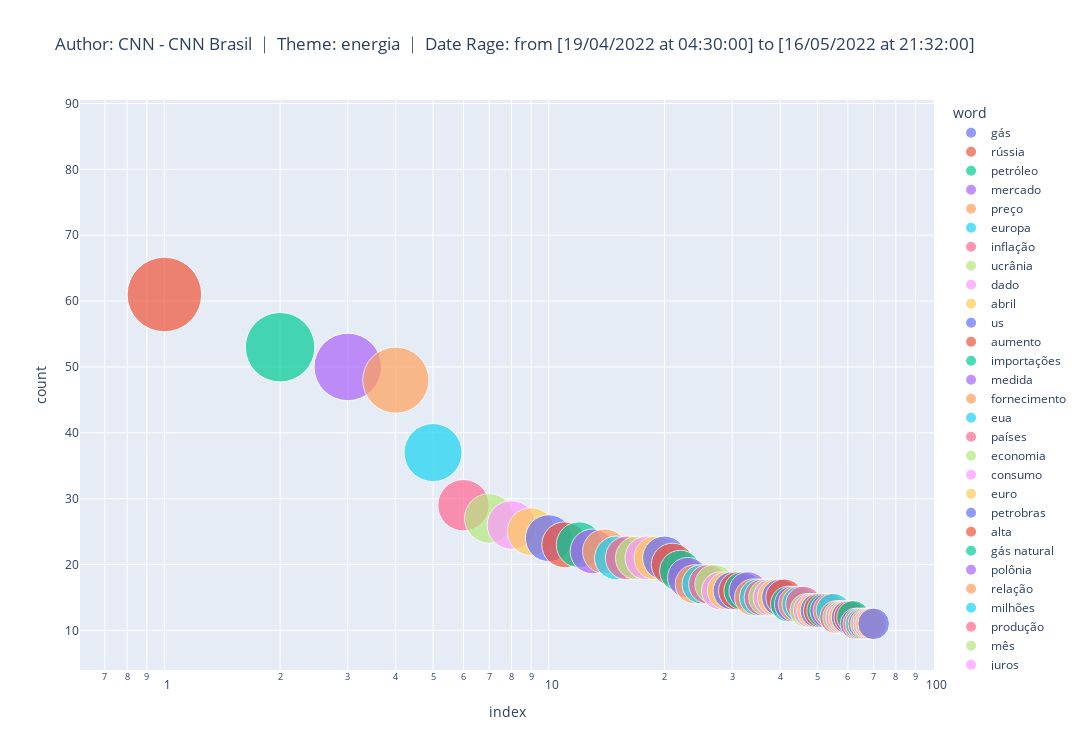

Here is the notebook cell this chart was saved with:
### Code cell
# iterative scatter analysis with wordcloud words

## creating a dataframe with the dictionary generated by the NLP algorithm
df2 = pd.DataFrame.from_dict(wordcloud_text, orient='index') # generating a dataframe from a dictionary
df2 = df2.rename(columns={0:'count'}) 
df2['word'] = df2.index
df2 = df2.reset_index(drop=True)
df2 = df2[['word','count']]

df2.sort_values(by = ['count'],ascending = False,inplace = True, ignore_index = True) # Sort values by descending

## generating a scatterplot from the plotfy library
fig = px.scatter(df2.query('count > 10'),
                y="count",
                size="count",
                color="word",
                hover_name="word",
                log_x=True,
                title = wordcloud_title,
                width=1500, 
                height=750,
                size_max=60)
fig.show()

plt.offline.plot(fig, filename = search_theme+'.html')

### Figure 1 — Plotly figure (JSON) as saved in the notebook; plotly's stock layout.template omitted (floating-point values rounded to 4 significant figures)
{"data": [{"hovertemplate": "<b>%{hovertext}</b><br><br>word=gás<br>index=%{x}<br>count=%{marker.size}<extra></extra>", "hovertext": ["gás"], "legendgroup": "gás", "marker": {"color": "#636efa", "size": [79], "sizemode": "area", "sizeref": 0.02194, "symbol": "circle"}, "mode": "markers", "name": "gás", "orientation": "v", "showlegend": true, "type": "scatter", "x": [0], "xaxis": "x", "y": [79], "yaxis": "y"}, {"hovertemplate": "<b>%{hovertext}</b><br><br>word=rússia<br>index=%{x}<br>count=%{marker.size}<extra></extra>", "hovertext": ["rússia"], "legendgroup": "rússia", "marker": {"color": "#EF553B", "size": [61], "sizemode": "area", "sizeref": 0.02194, "symbol": "circle"}, "mode": "markers", "name": "rússia", "orientation": "v", "showlegend": true, "type": "scatter", "x": [1], "xaxis": "x", "y": [61], "yaxis": "y"}, {"hovertemplate": "<b>%{hovertext}</b><br><br>word=petróleo<br>index=%{x}<br>count=%{marker.size}<extra></extra>", "hovertext": ["petróleo"], "legendgroup": "petróleo", "marker": {"color": "#00cc96", "size": [53], "sizemode": "area", "sizeref": 0.02194, "symbol": "circle"}, "mode": "markers", "name": "petróleo", "orientation": "v", "showlegend": true, "type": "scatter", "x": [2], "xaxis": "x", "y": [53], "yaxis": "y"}, {"hovertemplate": "<b>%{hovertext}</b><br><br>word=mercado<br>index=%{x}<br>count=%{marker.size}<extra></extra>", "hovertext": ["mercado"], "legendgroup": "mercado", "marker": {"color": "#ab63fa", "size": [50], "sizemode": "area", "sizeref": 0.02194, "symbol": "circle"}, "mode": "markers", "name": "mercado", "orientation": "v", "showlegend": true, "type": "scatter", "x": [3], "xaxis": "x", "y": [50], "yaxis": "y"}, {"hovertemplate": "<b>%{hovertext}</b><br><br>word=preço<br>index=%{x}<br>count=%{marker.size}<extra></extra>", "hovertext": ["preço"], "legendgroup": "preço", "marker": {"color": "#FFA15A", "size": [48], "sizemode": "area", "sizeref": 0.02194, "symbol": "circle"}, "mode": "markers", "name": "preço", "orientation": "v", "showlegend": true, "type": "scatter", "x": [4], "xaxis": "x", "y": [48], "yaxis": "y"}, {"hovertemplate": "<b>%{hovertext}</b><br><br>word=europa<br>index=%{x}<br>count=%{marker.size}<extra></extra>", "hovertext": ["europa"], "legendgroup": "europa", "marker": {"color": "#19d3f3", "size": [37], "sizemode": "area", "sizeref": 0.02194, "symbol": "circle"}, "mode": "markers", "name": "europa", "orientation": "v", "showlegend": true, "type": "scatter", "x": [5], "xaxis": "x", "y": [37], "yaxis": "y"}, {"hovertemplate": "<b>%{hovertext}</b><br><br>word=inflação<br>index=%{x}<br>count=%{marker.size}<extra></extra>", "hovertext": ["inflação"], "legendgroup": "inflação", "marker": {"color": "#FF6692", "size": [29], "sizemode": "area", "sizeref": 0.02194, "symbol": "circle"}, "mode": "markers", "name": "inflação", "orientation": "v", "showlegend": true, "type": "scatter", "x": [6], "xaxis": "x", "y": [29], "yaxis": "y"}, {"hovertemplate": "<b>%{hovertext}</b><br><br>word=ucrânia<br>index=%{x}<br>count=%{marker.size}<extra></extra>", "hovertext": ["ucrânia"], "legendgroup": "ucrânia", "marker": {"color": "#B6E880", "size": [27], "sizemode": "area", "sizeref": 0.02194, "symbol": "circle"}, "mode": "markers", "name": "ucrânia", "orientation": "v", "showlegend": true, "type": "scatter", "x": [7], "xaxis": "x", "y": [27], "yaxis": "y"}, {"hovertemplate": "<b>%{hovertext}</b><br><br>word=dado<br>index=%{x}<br>count=%{marker.size}<extra></extra>", "hovertext": ["dado"], "legendgroup": "dado", "marker": {"color": "#FF97FF", "size": [26], "sizemode": "area", "sizeref": 0.02194, "symbol": "circle"}, "mode": "markers", "name": "dado", "orientation": "v", "showlegend": true, "type": "scatter", "x": [8], "xaxis": "x", "y": [26], "yaxis": "y"}, {"hovertemplate": "<b>%{hovertext}</b><br><br>word=abril<br>index=%{x}<br>count=%{marker.size}<extra></extra>", "hovertext": ["abril"], "legendgroup": "abril", "marker": {"color": "#FECB52", "size": [25], "sizemode": "area", "sizeref": 0.02194, "symbol": "circle"}, "mode": "markers", "name": "abril", "orientation": "v", "showlegend": true, "type": "scatter", "x": [9], "xaxis": "x", "y": [25], "yaxis": "y"}, {"hovertemplate": "<b>%{hovertext}</b><br><br>word=us<br>index=%{x}<br>count=%{marker.size}<extra></extra>", "hovertext": ["us"], "legendgroup": "us", "marker": {"color": "#636efa", "size": [24], "sizemode": "area", "sizeref": 0.02194, "symbol": "circle"}, "mode": "markers", "name": "us", "orientation": "v", "showlegend": true, "type": "scatter", "x": [10], "xaxis": "x", "y": [24], "yaxis": "y"}, {"hovertemplate": "<b>%{hovertext}</b><br><br>word=aumento<br>index=%{x}<br>count=%{marker.size}<extra></extra>", "hovertext": ["aumento"], "legendgroup": "aumento", "marker": {"color": "#EF553B", "size": [23], "sizemode": "area", "sizeref": 0.02194, "symbol": "circle"}, "mode": "markers", "name": "aumento", "orientation": "v", "showlegend": true, "type": "scatter", "x": [11], "xaxis": "x", "y": [23], "yaxis": "y"}, {"hovertemplate": "<b>%{hovertext}</b><br><br>word=importações<br>index=%{x}<br>count=%{marker.size}<extra></extra>", "hovertext": ["importações"], "legendgroup": "importações", "marker": {"color": "#00cc96", "size": [23], "sizemode": "area", "sizeref": 0.02194, "symbol": "circle"}, "mode": "markers", "name": "importações", "orientation": "v", "showlegend": true, "type": "scatter", "x": [12], "xaxis": "x", "y": [23], "yaxis": "y"}, {"hovertemplate": "<b>%{hovertext}</b><br><br>word=medida<br>index=%{x}<br>count=%{marker.size}<extra></extra>", "hovertext": ["medida"], "legendgroup": "medida", "marker": {"color": "#ab63fa", "size": [22], "sizemode": "area", "sizeref": 0.02194, "symbol": "circle"}, "mode": "markers", "name": "medida", "orientation": "v", "showlegend": true, "type": "scatter", "x": [13], "xaxis": "x", "y": [22], "yaxis": "y"}, {"hovertemplate": "<b>%{hovertext}</b><br><br>word=fornecimento<br>index=%{x}<br>count=%{marker.size}<extra></extra>", "hovertext": ["fornecimento"], "legendgroup": "fornecimento", "marker": {"color": "#FFA15A", "size": [22], "sizemode": "area", "sizeref": 0.02194, "symbol": "circle"}, "mode": "markers", "name": "fornecimento", "orientation": "v", "showlegend": true, "type": "scatter", "x": [14], "xaxis": "x", "y": [22], "yaxis": "y"}, {"hovertemplate": "<b>%{hovertext}</b><br><br>word=eua<br>index=%{x}<br>count=%{marker.size}<extra></extra>", "hovertext": ["eua"], "legendgroup": "eua", "marker": {"color": "#19d3f3", "size": [21], "sizemode": "area", "sizeref": 0.02194, "symbol": "circle"}, "mode": "markers", "name": "eua", "orientation": "v", "showlegend": true, "type": "scatter", "x": [15], "xaxis": "x", "y": [21], "yaxis": "y"}, {"hovertemplate": "<b>%{hovertext}</b><br><br>word=países<br>index=%{x}<br>count=%{marker.size}<extra></extra>", "hovertext": ["países"], "legendgroup": "países", "marker": {"color": "#FF6692", "size": [21], "sizemode": "area", "sizeref": 0.02194, "symbol": "circle"}, "mode": "markers", "name": "países", "orientation": "v", "showlegend": true, "type": "scatter", "x": [16], "xaxis": "x", "y": [21], "yaxis": "y"}, {"hovertemplate": "<b>%{hovertext}</b><br><br>word=economia<br>index=%{x}<br>count=%{marker.size}<extra></extra>", "hovertext": ["economia"], "legendgroup": "economia", "marker": {"color": "#B6E880", "size": [21], "sizemode": "area", "sizeref": 0.02194, "symbol": "circle"}, "mode": "markers", "name": "economia", "orientation": "v", "showlegend": true, "type": "scatter", "x": [17], "xaxis": "x", "y": [21], "yaxis": "y"}, {"hovertemplate": "<b>%{hovertext}</b><br><br>word=consumo<br>index=%{x}<br>count=%{marker.size}<extra></extra>", "hovertext": ["consumo"], "legendgroup": "consumo", "marker": {"color": "#FF97FF", "size": [21], "sizemode": "area", "sizeref": 0.02194, "symbol": "circle"}, "mode": "markers", "name": "consumo", "orientation": "v", "showlegend": true, "type": "scatter", "x": [18], "xaxis": "x", "y": [21], "yaxis": "y"}, {"hovertemplate": "<b>%{hovertext}</b><br><br>word=euro<br>index=%{x}<br>count=%{marker.size}<extra></extra>", "hovertext": ["euro"], "legendgroup": "euro", "marker": {"color": "#FECB52", "size": [21], "sizemode": "area", "sizeref": 0.02194, "symbol": "circle"}, "mode": "markers", "name": "euro", "orientation": "v", "showlegend": true, "type": "scatter", "x": [19], "xaxis": "x", "y": [21], "yaxis": "y"}, {"hovertemplate": "<b>%{hovertext}</b><br><br>word=petrobras<br>index=%{x}<br>count=%{marker.size}<extra></extra>", "hovertext": ["petrobras"], "legendgroup": "petrobras", "marker": {"color": "#636efa", "size": [21], "sizemode": "area", "sizeref": 0.02194, "symbol": "circle"}, "mode": "markers", "name": "petrobras", "orientation": "v", "showlegend": true, "type": "scatter", "x": [20], "xaxis": "x", "y": [21], "yaxis": "y"}, {"hovertemplate": "<b>%{hovertext}</b><br><br>word=alta<br>index=%{x}<br>count=%{marker.size}<extra></extra>", "hovertext": ["alta"], "legendgroup": "alta", "marker": {"color": "#EF553B", "size": [20], "sizemode": "area", "sizeref": 0.02194, "symbol": "circle"}, "mode": "markers", "name": "alta", "orientation": "v", "showlegend": true, "type": "scatter", "x": [21], "xaxis": "x", "y": [20], "yaxis": "y"}, {"hovertemplate": "<b>%{hovertext}</b><br><br>word=gás natural<br>index=%{x}<br>count=%{marker.size}<extra></extra>", "hovertext": ["gás natural"], "legendgroup": "gás natural", "marker": {"color": "#00cc96", "size": [19], "sizemode": "area", "sizeref": 0.02194, "symbol": "circle"}, "mode": "markers", "name": "gás natural", "orientation": "v", "showlegend": true, "type": "scatter", "x": [22], "xaxis": "x", "y": [19], "yaxis": "y"}, {"hovertemplate": "<b>%{hovertext}</b><br><br>word=polônia<br>index=%{x}<br>count=%{marker.size}<extra></extra>", "hovertext": ["polônia"], "legendgroup": "polônia", "marker": {"color": "#ab63fa", "size": [18], "sizemode": "area", "sizeref": 0.02194, "symbol": "circle"}, "mode": "markers", "name": "polônia", "orientation": "v", "showlegend": true, "type": "scatter", "x": [23], "xaxis": "x", "y": [18], "yaxis": "y"}, {"hovertemplate": "<b>%{hovertext}</b><br><br>word=relação<br>index=%{x}<br>count=%{marker.size}<extra></extra>", "hovertext": ["relação"], "legendgroup": "relação", "marker": {"color": "#FFA15A", "size": [17], "sizemode": "area", "sizeref": 0.02194, "symbol": "circle"}, "mode": "markers", "name": "relação", "orientation": "v", "showlegend": true, "type": "scatter", "x": [24], "xaxis": "x", "y": [17], "yaxis": "y"}, {"hovertemplate": "<b>%{hovertext}</b><br><br>word=milhões<br>index=%{x}<br>count=%{marker.size}<extra></extra>", "hovertext": ["milhões"], "legendgroup": "milhões", "marker": {"color": "#19d3f3", "size": [17], "sizemode": "area", "sizeref": 0.02194, "symbol": "circle"}, "mode": "markers", "name": "milhões", "orientation": "v", "showlegend": true, "type": "scatter", "x": [25], "xaxis": "x", "y": [17], "yaxis": "y"}, {"hovertemplate": "<b>%{hovertext}</b><br><br>word=produção<br>index=%{x}<br>count=%{marker.size}<extra></extra>", "hovertext": ["produção"], "legendgroup": "produção", "marker": {"color": "#FF6692", "size": [17], "sizemode": "area", "sizeref": 0.02194, "symbol": "circle"}, "mode": "markers", "name": "produção", "orientation": "v", "showlegend": true, "type": "scatter", "x": [26], "xaxis": "x", "y": [17], "yaxis": "y"}, {"hovertemplate": "<b>%{hovertext}</b><br><br>word=mês<br>index=%{x}<br>count=%{marker.size}<extra></extra>", "hovertext": ["mês"], "legendgroup": "mês", "marker": {"color": "#B6E880", "size": [17], "sizemode": "area", "sizeref": 0.02194, "symbol": "circle"}, "mode": "markers", "name": "mês", "orientation": "v", "showlegend": true, "type": "scatter", "x": [27], "xaxis": "x", "y": [17], "yaxis": "y"}, {"hovertemplate": "<b>%{hovertext}</b><br><br>word=juros<br>index=%{x}<br>count=%{marker.size}<extra></extra>", "hovertext": ["juros"], "legendgroup": "juros", "marker": {"color": "#FF97FF", "size": [16], "sizemode": "area", "sizeref": 0.02194, "symbol": "circle"}, "mode": "markers", "name": "juros", "orientation": "v", "showlegend": true, "type": "scatter", "x": [28], "xaxis": "x", "y": [16], "yaxis": "y"}, {"hovertemplate": "<b>%{hovertext}</b><br><br>word=governo<br>index=%{x}<br>count=%{marker.size}<extra></extra>", "hovertext": ["governo"], "legendgroup": "governo", "marker": {"color": "#FECB52", "size": [16], "sizemode": "area", "sizeref": 0.02194, "symbol": "circle"}, "mode": "markers", "name": "governo", "orientation": "v", "showlegend": true, "type": "scatter", "x": [29], "xaxis": "x", "y": [16], "yaxis": "y"}, {"hovertemplate": "<b>%{hovertext}</b><br><br>word=crescimento<br>index=%{x}<br>count=%{marker.size}<extra></extra>", "hovertext": ["crescimento"], "legendgroup": "crescimento", "marker": {"color": "#636efa", "size": [16], "sizemode": "area", "sizeref": 0.02194, "symbol": "circle"}, "mode": "markers", "name": "crescimento", "orientation": "v", "showlegend": true, "type": "scatter", "x": [30], "xaxis": "x", "y": [16], "yaxis": "y"}, {"hovertemplate": "<b>%{hovertext}</b><br><br>word=março<br>index=%{x}<br>count=%{marker.size}<extra></extra>", "hovertext": ["março"], "legendgroup": "março", "marker": {"color": "#EF553B", "size": [16], "sizemode": "area", "sizeref": 0.02194, "symbol": "circle"}, "mode": "markers", "name": "março", "orientation": "v", "showlegend": true, "type": "scatter", "x": [31], "xaxis": "x", "y": [16], "yaxis": "y"}, {"hovertemplate": "<b>%{hovertext}</b><br><br>word=índia<br>index=%{x}<br>count=%{marker.size}<extra></extra>", "hovertext": ["índia"], "legendgroup": "índia", "marker": {"color": "#00cc96", "size": [16], "sizemode": "area", "sizeref": 0.02194, "symbol": "circle"}, "mode": "markers", "name": "índia", "orientation": "v", "showlegend": true, "type": "scatter", "x": [32], "xaxis": "x", "y": [16], "yaxis": "y"}, {"hovertemplate": "<b>%{hovertext}</b><br><br>word=reajuste<br>index=%{x}<br>count=%{marker.size}<extra></extra>", "hovertext": ["reajuste"], "legendgroup": "reajuste", "marker": {"color": "#ab63fa", "size": [16], "sizemode": "area", "sizeref": 0.02194, "symbol": "circle"}, "mode": "markers", "name": "reajuste", "orientation": "v", "showlegend": true, "type": "scatter", "x": [33], "xaxis": "x", "y": [16], "yaxis": "y"}, {"hovertemplate": "<b>%{hovertext}</b><br><br>word=maio<br>index=%{x}<br>count=%{marker.size}<extra></extra>", "hovertext": ["maio"], "legendgroup": "maio", "marker": {"color": "#FFA15A", "size": [15], "sizemode": "area", "sizeref": 0.02194, "symbol": "circle"}, "mode": "markers", "name": "maio", "orientation": "v", "showlegend": true, "type": "scatter", "x": [34], "xaxis": "x", "y": [15], "yaxis": "y"}, {"hovertemplate": "<b>%{hovertext}</b><br><br>word=recorde<br>index=%{x}<br>count=%{marker.size}<extra></extra>", "hovertext": ["recorde"], "legendgroup": "recorde", "marker": {"color": "#19d3f3", "size": [15], "sizemode": "area", "sizeref": 0.02194, "symbol": "circle"}, "mode": "markers", "name": "recorde", "orientation": "v", "showlegend": true, "type": "scatter", "x": [35], "xaxis": "x", "y": [15], "yaxis": "y"}, {"hovertemplate": "<b>%{hovertext}</b><br><br>word=russa<br>index=%{x}<br>count=%{marker.size}<extra></extra>", "hovertext": ["russa"], "legendgroup": "russa", "marker": {"color": "#FF6692", "size": [15], "sizemode": "area", "sizeref": 0.02194, "symbol": "circle"}, "mode": "markers", "name": "russa", "orientation": "v", "showlegend": true, "type": "scatter", "x": [36], "xaxis": "x", "y": [15], "yaxis": "y"}, {"hovertemplate": "<b>%{hovertext}</b><br><br>word=guerra<br>index=%{x}<br>count=%{marker.size}<extra></extra>", "hovertext": ["guerra"], "legendgroup": "guerra", "marker": {"color": "#B6E880", "size": [15], "sizemode": "area", "sizeref": 0.02194, "symbol": "circle"}, "mode": "markers", "name": "guerra", "orientation": "v", "showlegend": true, "type": "scatter", "x": [37], "xaxis": "x", "y": [15], "yaxis": "y"}, {"hovertemplate": "<b>%{hovertext}</b><br><br>word=ue<br>index=%{x}<br>count=%{marker.size}<extra></extra>", "hovertext": ["ue"], "legendgroup": "ue", "marker": {"color": "#FF97FF", "size": [15], "sizemode": "area", "sizeref": 0.02194, "symbol": "circle"}, "mode": "markers", "name": "ue", "orientation": "v", "showlegend": true, "type": "scatter", "x": [38], "xaxis": "x", "y": [15], "yaxis": "y"}, {"hovertemplate": "<b>%{hovertext}</b><br><br>word=fluxo<br>index=%{x}<br>count=%{marker.size}<extra></extra>", "hovertext": ["fluxo"], "legendgroup": "fluxo", "marker": {"color": "#FECB52", "size": [15], "sizemode": "area", "sizeref": 0.02194, "symbol": "circle"}, "mode": "markers", "name": "fluxo", "orientation": "v", "showlegend": true, "type": "scatter", "x": [39], "xaxis": "x", "y": [15], "yaxis": "y"}, {"hovertemplate": "<b>%{hovertext}</b><br><br>word=outro<br>index=%{x}<br>count=%{marker.size}<extra></extra>", "hovertext": ["outro"], "legendgroup": "outro", "marker": {"color": "#636efa", "size": [15], "sizemode": "area", "sizeref": 0.02194, "symbol": "circle"}, "mode": "markers", "name": "outro", "orientation": "v", "showlegend": true, "type": "scatter", "x": [40], "xaxis": "x", "y": [15], "yaxis": "y"}, {"hovertemplate": "<b>%{hovertext}</b><br><br>word=analista<br>index=%{x}<br>count=%{marker.size}<extra></extra>", "hovertext": ["analista"], "legendgroup": "analista", "marker": {"color": "#EF553B", "size": [15], "sizemode": "area", "sizeref": 0.02194, "symbol": "circle"}, "mode": "markers", "name": "analista", "orientation": "v", "showlegend": true, "type": "scatter", "x": [41], "xaxis": "x", "y": [15], "yaxis": "y"}, {"hovertemplate": "<b>%{hovertext}</b><br><br>word=ministério<br>index=%{x}<br>count=%{marker.size}<extra></extra>", "hovertext": ["ministério"], "legendgroup": "ministério", "marker": {"color": "#00cc96", "size": [14], "sizemode": "area", "sizeref": 0.02194, "symbol": "circle"}, "mode": "markers", "name": "ministério", "orientation": "v", "showlegend": true, "type": "scatter", "x": [42], "xaxis": "x", "y": [14], "yaxis": "y"}, {"hovertemplate": "<b>%{hovertext}</b><br><br>word=contrato<br>index=%{x}<br>count=%{marker.size}<extra></extra>", "hovertext": ["contrato"], "legendgroup": "contrato", "marker": {"color": "#ab63fa", "size": [14], "sizemode": "area", "sizeref": 0.02194, "symbol": "circle"}, "mode": "markers", "name": "contrato", "orientation": "v", "showlegend": true, "type": "scatter", "x": [43], "xaxis": "x", "y": [14], "yaxis": "y"}, {"hovertemplate": "<b>%{hovertext}</b><br><br>word=calor<br>index=%{x}<br>count=%{marker.size}<extra></extra>", "hovertext": ["calor"], "legendgroup": "calor", "marker": {"color": "#FFA15A", "size": [14], "sizemode": "area", "sizeref": 0.02194, "symbol": "circle"}, "mode": "markers", "name": "calor", "orientation": "v", "showlegend": true, "type": "scatter", "x": [44], "xaxis": "x", "y": [14], "yaxis": "y"}, {"hovertemplate": "<b>%{hovertext}</b><br><br>word=fim<br>index=%{x}<br>count=%{marker.size}<extra></extra>", "hovertext": ["fim"], "legendgroup": "fim", "marker": {"color": "#19d3f3", "size": [14], "sizemode": "area", "sizeref": 0.02194, "symbol": "circle"}, "mode": "markers", "name": "fim", "orientation": "v", "showlegend": true, "type": "scatter", "x": [45], "xaxis": "x", "y": [14], "yaxis": "y"}, {"hovertemplate": "<b>%{hovertext}</b><br><br>word=ministro<br>index=%{x}<br>count=%{marker.size}<extra></extra>", "hovertext": ["ministro"], "legendgroup": "ministro", "marker": {"color": "#FF6692", "size": [14], "sizemode": "area", "sizeref": 0.02194, "symbol": "circle"}, "mode": "markers", "name": "ministro", "orientation": "v", "showlegend": true, "type": "scatter", "x": [46], "xaxis": "x", "y": [14], "yaxis": "y"}, {"hovertemplate": "<b>%{hovertext}</b><br><br>word=alemanha<br>index=%{x}<br>count=%{marker.size}<extra></extra>", "hovertext": ["alemanha"], "legendgroup": "alemanha", "marker": {"color": "#B6E880", "size": [13], "sizemode": "area", "sizeref": 0.02194, "symbol": "circle"}, "mode": "markers", "name": "alemanha", "orientation": "v", "showlegend": true, "type": "scatter", "x": [47], "xaxis": "x", "y": [13], "yaxis": "y"}, {"hovertemplate": "<b>%{hovertext}</b><br><br>word=final<br>index=%{x}<br>count=%{marker.size}<extra></extra>", "hovertext": ["final"], "legendgroup": "final", "marker": {"color": "#FF97FF", "size": [13], "sizemode": "area", "sizeref": 0.02194, "symbol": "circle"}, "mode": "markers", "name": "final", "orientation": "v", "showlegend": true, "type": "scatter", "x": [48], "xaxis": "x", "y": [13], "yaxis": "y"}, {"hovertemplate": "<b>%{hovertext}</b><br><br>word=receita<br>index=%{x}<br>count=%{marker.size}<extra></extra>", "hovertext": ["receita"], "legendgroup": "receita", "marker": {"color": "#FECB52", "size": [13], "sizemode": "area", "sizeref": 0.02194, "symbol": "circle"}, "mode": "markers", "name": "receita", "orientation": "v", "showlegend": true, "type": "scatter", "x": [49], "xaxis": "x", "y": [13], "yaxis": "y"}, {"hovertemplate": "<b>%{hovertext}</b><br><br>word=meses<br>index=%{x}<br>count=%{marker.size}<extra></extra>", "hovertext": ["meses"], "legendgroup": "meses", "marker": {"color": "#636efa", "size": [13], "sizemode": "area", "sizeref": 0.02194, "symbol": "circle"}, "mode": "markers", "name": "meses", "orientation": "v", "showlegend": true, "type": "scatter", "x": [50], "xaxis": "x", "y": [13], "yaxis": "y"}, {"hovertemplate": "<b>%{hovertext}</b><br><br>word=união europeia<br>index=%{x}<br>count=%{marker.size}<extra></extra>", "hovertext": ["união europeia"], "legendgroup": "união europeia", "marker": {"color": "#EF553B", "size": [13], "sizemode": "area", "sizeref": 0.02194, "symbol": "circle"}, "mode": "markers", "name": "união europeia", "orientation": "v", "showlegend": true, "type": "scatter", "x": [51], "xaxis": "x", "y": [13], "yaxis": "y"}, {"hovertemplate": "<b>%{hovertext}</b><br><br>word=conta<br>index=%{x}<br>count=%{marker.size}<extra></extra>", "hovertext": ["conta"], "legendgroup": "conta", "marker": {"color": "#00cc96", "size": [13], "sizemode": "area", "sizeref": 0.02194, "symbol": "circle"}, "mode": "markers", "name": "conta", "orientation": "v", "showlegend": true, "type": "scatter", "x": [52], "xaxis": "x", "y": [13], "yaxis": "y"}, {"hovertemplate": "<b>%{hovertext}</b><br><br>word=norte<br>index=%{x}<br>count=%{marker.size}<extra></extra>", "hovertext": ["norte"], "legendgroup": "norte", "marker": {"color": "#ab63fa", "size": [13], "sizemode": "area", "sizeref": 0.02194, "symbol": "circle"}, "mode": "markers", "name": "norte", "orientation": "v", "showlegend": true, "type": "scatter", "x": [53], "xaxis": "x", "y": [13], "yaxis": "y"}, {"hovertemplate": "<b>%{hovertext}</b><br><br>word=novo<br>index=%{x}<br>count=%{marker.size}<extra></extra>", "hovertext": ["novo"], "legendgroup": "novo", "marker": {"color": "#FFA15A", "size": [13], "sizemode": "area", "sizeref": 0.02194, "symbol": "circle"}, "mode": "markers", "name": "novo", "orientation": "v", "showlegend": true, "type": "scatter", "x": [54], "xaxis": "x", "y": [13], "yaxis": "y"}, {"hovertemplate": "<b>%{hovertext}</b><br><br>word=impacto<br>index=%{x}<br>count=%{marker.size}<extra></extra>", "hovertext": ["impacto"], "legendgroup": "impacto", "marker": {"color": "#19d3f3", "size": [13], "sizemode": "area", "sizeref": 0.02194, "symbol": "circle"}, "mode": "markers", "name": "impacto", "orientation": "v", "showlegend": true, "type": "scatter", "x": [55], "xaxis": "x", "y": [13], "yaxis": "y"}, {"hovertemplate": "<b>%{hovertext}</b><br><br>word=distribuidoras<br>index=%{x}<br>count=%{marker.size}<extra></extra>", "hovertext": ["distribuidoras"], "legendgroup": "distribuidoras", "marker": {"color": "#FF6692", "size": [12], "sizemode": "area", "sizeref": 0.02194, "symbol": "circle"}, "mode": "markers", "name": "distribuidoras", "orientation": "v", "showlegend": true, "type": "scatter", "x": [56], "xaxis": "x", "y": [12], "yaxis": "y"}, {"hovertemplate": "<b>%{hovertext}</b><br><br>word=gazprom<br>index=%{x}<br>count=%{marker.size}<extra></extra>", "hovertext": ["gazprom"], "legendgroup": "gazprom", "marker": {"color": "#B6E880", "size": [12], "sizemode": "area", "sizeref": 0.02194, "symbol": "circle"}, "mode": "markers", "name": "gazprom", "orientation": "v", "showlegend": true, "type": "scatter", "x": [57], "xaxis": "x", "y": [12], "yaxis": "y"}, {"hovertemplate": "<b>%{hovertext}</b><br><br>word=parte<br>index=%{x}<br>count=%{marker.size}<extra></extra>", "hovertext": ["parte"], "legendgroup": "parte", "marker": {"color": "#FF97FF", "size": [12], "sizemode": "area", "sizeref": 0.02194, "symbol": "circle"}, "mode": "markers", "name": "parte", "orientation": "v", "showlegend": true, "type": "scatter", "x": [58], "xaxis": "x", "y": [12], "yaxis": "y"}, {"hovertemplate": "<b>%{hovertext}</b><br><br>word=sanções<br>index=%{x}<br>count=%{marker.size}<extra></extra>", "hovertext": ["sanções"], "legendgroup": "sanções", "marker": {"color": "#FECB52", "size": [12], "sizemode": "area", "sizeref": 0.02194, "symbol": "circle"}, "mode": "markers", "name": "sanções", "orientation": "v", "showlegend": true, "type": "scatter", "x": [59], "xaxis": "x", "y": [12], "yaxis": "y"}, {"hovertemplate": "<b>%{hovertext}</b><br><br>word=eletrobras<br>index=%{x}<br>count=%{marker.size}<extra></extra>", "hovertext": ["eletrobras"], "legendgroup": "eletrobras", "marker": {"color": "#636efa", "size": [12], "sizemode": "area", "sizeref": 0.02194, "symbol": "circle"}, "mode": "markers", "name": "eletrobras", "orientation": "v", "showlegend": true, "type": "scatter", "x": [60], "xaxis": "x", "y": [12], "yaxis": "y"}, {"hovertemplate": "<b>%{hovertext}</b><br><br>word=invasão<br>index=%{x}<br>count=%{marker.size}<extra></extra>", "hovertext": ["invasão"], "legendgroup": "invasão", "marker": {"color": "#EF553B", "size": [12], "sizemode": "area", "sizeref": 0.02194, "symbol": "circle"}, "mode": "markers", "name": "invasão", "orientation": "v", "showlegend": true, "type": "scatter", "x": [61], "xaxis": "x", "y": [12], "yaxis": "y"}, {"hovertemplate": "<b>%{hovertext}</b><br><br>word=bloco<br>index=%{x}<br>count=%{marker.size}<extra></extra>", "hovertext": ["bloco"], "legendgroup": "bloco", "marker": {"color": "#00cc96", "size": [12], "sizemode": "area", "sizeref": 0.02194, "symbol": "circle"}, "mode": "markers", "name": "bloco", "orientation": "v", "showlegend": true, "type": "scatter", "x": [62], "xaxis": "x", "y": [12], "yaxis": "y"}, {"hovertemplate": "<b>%{hovertext}</b><br><br>word=espera<br>index=%{x}<br>count=%{marker.size}<extra></extra>", "hovertext": ["espera"], "legendgroup": "espera", "marker": {"color": "#ab63fa", "size": [11], "sizemode": "area", "sizeref": 0.02194, "symbol": "circle"}, "mode": "markers", "name": "espera", "orientation": "v", "showlegend": true, "type": "scatter", "x": [63], "xaxis": "x", "y": [11], "yaxis": "y"}, {"hovertemplate": "<b>%{hovertext}</b><br><br>word=bens<br>index=%{x}<br>count=%{marker.size}<extra></extra>", "hovertext": ["bens"], "legendgroup": "bens", "marker": {"color": "#FFA15A", "size": [11], "sizemode": "area", "sizeref": 0.02194, "symbol": "circle"}, "mode": "markers", "name": "bens", "orientation": "v", "showlegend": true, "type": "scatter", "x": [64], "xaxis": "x", "y": [11], "yaxis": "y"}, {"hovertemplate": "<b>%{hovertext}</b><br><br>word=consumidores<br>index=%{x}<br>count=%{marker.size}<extra></extra>", "hovertext": ["consumidores"], "legendgroup": "consumidores", "marker": {"color": "#19d3f3", "size": [11], "sizemode": "area", "sizeref": 0.02194, "symbol": "circle"}, "mode": "markers", "name": "consumidores", "orientation": "v", "showlegend": true, "type": "scatter", "x": [65], "xaxis": "x", "y": [11], "yaxis": "y"}, {"hovertemplate": "<b>%{hovertext}</b><br><br>word=barris<br>index=%{x}<br>count=%{marker.size}<extra></extra>", "hovertext": ["barris"], "legendgroup": "barris", "marker": {"color": "#FF6692", "size": [11], "sizemode": "area", "sizeref": 0.02194, "symbol": "circle"}, "mode": "markers", "name": "barris", "orientation": "v", "showlegend": true, "type": "scatter", "x": [66], "xaxis": "x", "y": [11], "yaxis": "y"}, {"hovertemplate": "<b>%{hovertext}</b><br><br>word=eurostat<br>index=%{x}<br>count=%{marker.size}<extra></extra>", "hovertext": ["eurostat"], "legendgroup": "eurostat", "marker": {"color": "#B6E880", "size": [11], "sizemode": "area", "sizeref": 0.02194, "symbol": "circle"}, "mode": "markers", "name": "eurostat", "orientation": "v", "showlegend": true, "type": "scatter", "x": [67], "xaxis": "x", "y": [11], "yaxis": "y"}, {"hovertemplate": "<b>%{hovertext}</b><br><br>word=bulgária<br>index=%{x}<br>count=%{marker.size}<extra></extra>", "hovertext": ["bulgária"], "legendgroup": "bulgária", "marker": {"color": "#FF97FF", "size": [11], "sizemode": "area", "sizeref": 0.02194, "symbol": "circle"}, "mode": "markers", "name": "bulgária", "orientation": "v", "showlegend": true, "type": "scatter", "x": [68], "xaxis": "x", "y": [11], "yaxis": "y"}, {"hovertemplate": "<b>%{hovertext}</b><br><br>word=necessidade<br>index=%{x}<br>count=%{marker.size}<extra></extra>", "hovertext": ["necessidade"], "legendgroup": "necessidade", "marker": {"color": "#FECB52", "size": [11], "sizemode": "area", "sizeref": 0.02194, "symbol": "circle"}, "mode": "markers", "name": "necessidade", "orientation": "v", "showlegend": true, "type": "scatter", "x": [69], "xaxis": "x", "y": [11], "yaxis": "y"}, {"hovertemplate": "<b>%{hovertext}</b><br><br>word=energética<br>index=%{x}<br>count=%{marker.size}<extra></extra>", "hovertext": ["energética"], "legendgroup": "energética", "marker": {"color": "#636efa", "size": [11], "sizemode": "area", "sizeref": 0.02194, "symbol": "circle"}, "mode": "markers", "name": "energética", "orientation": "v", "showlegend": true, "type": "scatter", "x": [70], "xaxis": "x", "y": [11], "yaxis": "y"}], "layout": {"height": 750, "legend": {"itemsizing": "constant", "title": {"text": "word"}, "tracegroupgap": 0}, "title": {"text": "Author: CNN - CNN Brasil │ Theme: energia │ Date Rage: from [19/04/2022 at 04:30:00] to [16/05/2022 at 21:32:00]"}, "width": 1500, "xaxis": {"anchor": "y", "domain": [0, 1], "title": {"text": "index"}, "type": "log"}, "yaxis": {"anchor": "x", "domain": [0, 1], "title": {"text": "count"}}}}
